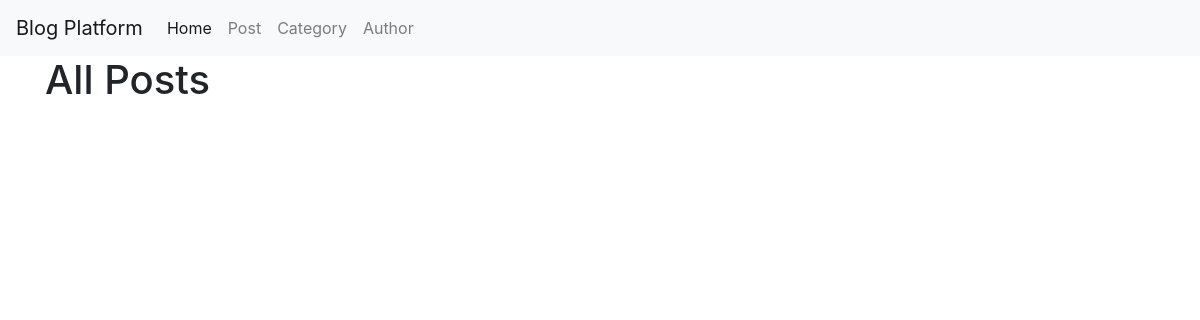
The app's page /post/, older data.
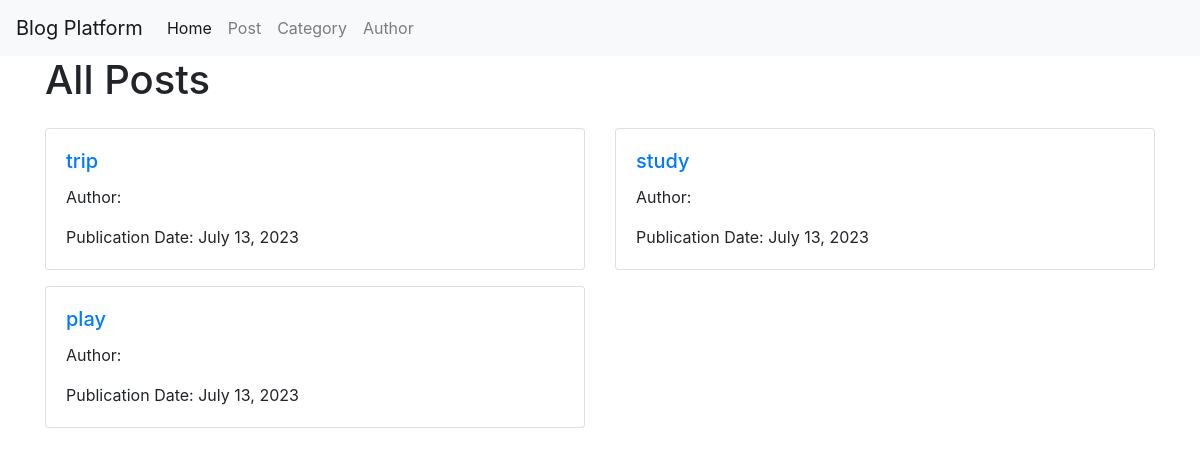
The same page, newer data.
### Blogapp/models.py (models this page shows, shortened)
class Post(models.Model):
    title = models.CharField(max_length=255)
    content = models.CharField(max_length=255)
    author = models.ForeignKey(Author, on_delete=models.CASCADE)
    category = models.ForeignKey(
        Category, on_delete=models.SET_NULL, null=True, related_name="posts"
    )
    publication_date = models.DateField(auto_now_add=True)
    image = models.ImageField(upload_to="post_images/", null=True, blank=True)

### Blogapp/views.py (the view)
# urls.py: path("post/", post_list, name="post"),
def post_list(request):
    posts = Post.objects.all()
    return render(request, "post_list.html", {"posts": posts})

### Blogapp/templates/post_list.html
{% extends 'basic.html' %}
{% block content %}
    <div class="container">
        <h1 class="mb-4">All Posts</h1>
        <div class="row">
            {% for post in posts %}
                <div class="col-md-6">
                    <div class="card mb-3">
                        <div class="card-body">
                            <h5 class="card-title"><a href="{% url 'post_details' post.pk %}">{{ post.title }}</a></h5>
                            <p class="card-text">Author: {{ post.author }}</p>
                            <p class="card-text">Publication Date: {{ post.publication_date }}</p>
                        </div>
                    </div>
                </div>
            {% endfor %}
        </div>
    </div>
{% endblock %}

Row changes from the older to the newer data that the page shows:
added Post: title "trip", publication_date "July 13, 2023"
added Post: title "study", publication_date "July 13, 2023"
added Post: title "play", publication_date "July 13, 2023"
